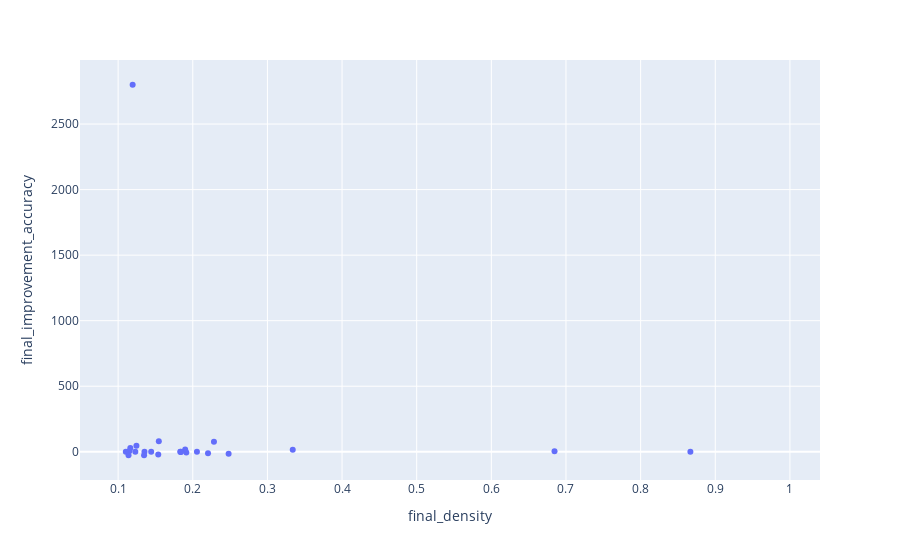

Source (notebook cell):
### Code cell
import plotly.express as px
fig = px.scatter(final_table, x='final_density', y='final_improvement_accuracy')
fig.show()

### Figure 1 — Plotly figure (JSON) as saved in the notebook; plotly's stock layout.template omitted (floating-point values rounded to 4 significant figures)
{"data": [{"hovertemplate": "final_density=%{x}<br>final_improvement_accuracy=%{y}<extra></extra>", "legendgroup": "", "marker": {"color": "#636efa", "symbol": "circle"}, "mode": "markers", "name": "", "orientation": "v", "showlegend": false, "type": "scatter", "x": [0.1104, 0.3542, 0.8667, 0.1832, 0.6847, 0.1245, 0.248, 0.1898, 0.3339, 0.1152, 0.9857, 0.2204, 0.1103, 0.3268, 0.1195, 0.2185, 0.1353, 0.123, 0.184, 0.1545, 0.2056, 0.1163, 0.2441, 0.2284, 0.1348, 0.1443, 0.1035, 0.184, 0.1537, 0.1139, 0.1914, 0.1255], "xaxis": "x", "y": [NaN, NaN, 0.0, -0.7435, 4.196, 46.15, -15.38, 16.67, 14.81, 6.667, NaN, -10.61, 0.0, NaN, 2800.0, NaN, 0.0, 0.0, -2.542, 80.0, 0.0, 28.57, NaN, 76.92, -26.67, 0.0, NaN, 0.0, -21.2, -26.47, -5.333, NaN], "yaxis": "y"}], "layout": {"legend": {"tracegroupgap": 0}, "margin": {"t": 60}, "xaxis": {"anchor": "y", "domain": [0, 1], "title": {"text": "final_density"}}, "yaxis": {"anchor": "x", "domain": [0, 1], "title": {"text": "final_improvement_accuracy"}}}}
